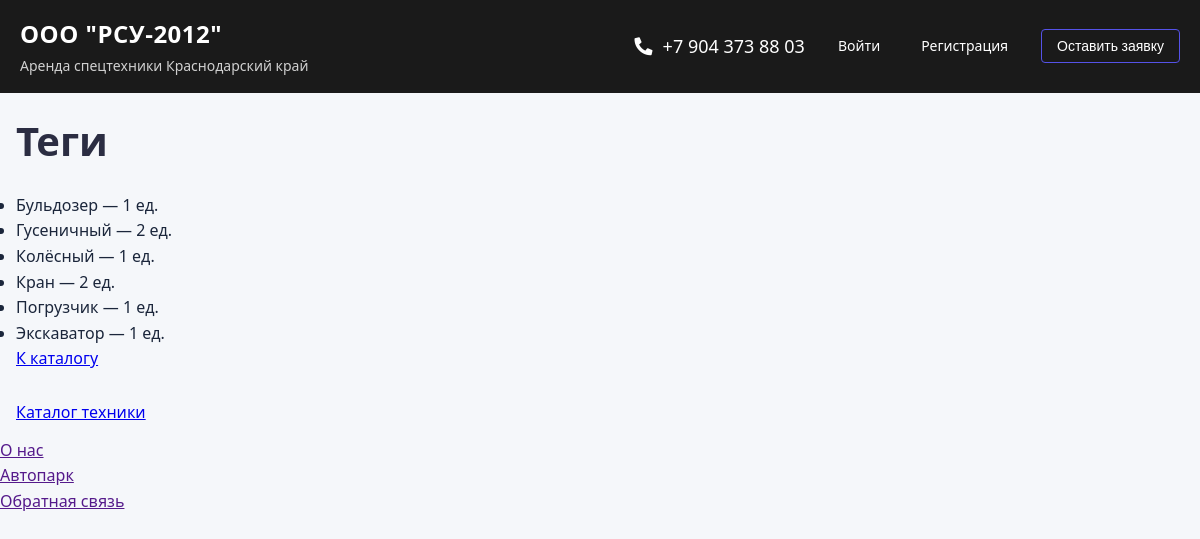
/equipment/tags/, run on an earlier commit of the app's database.
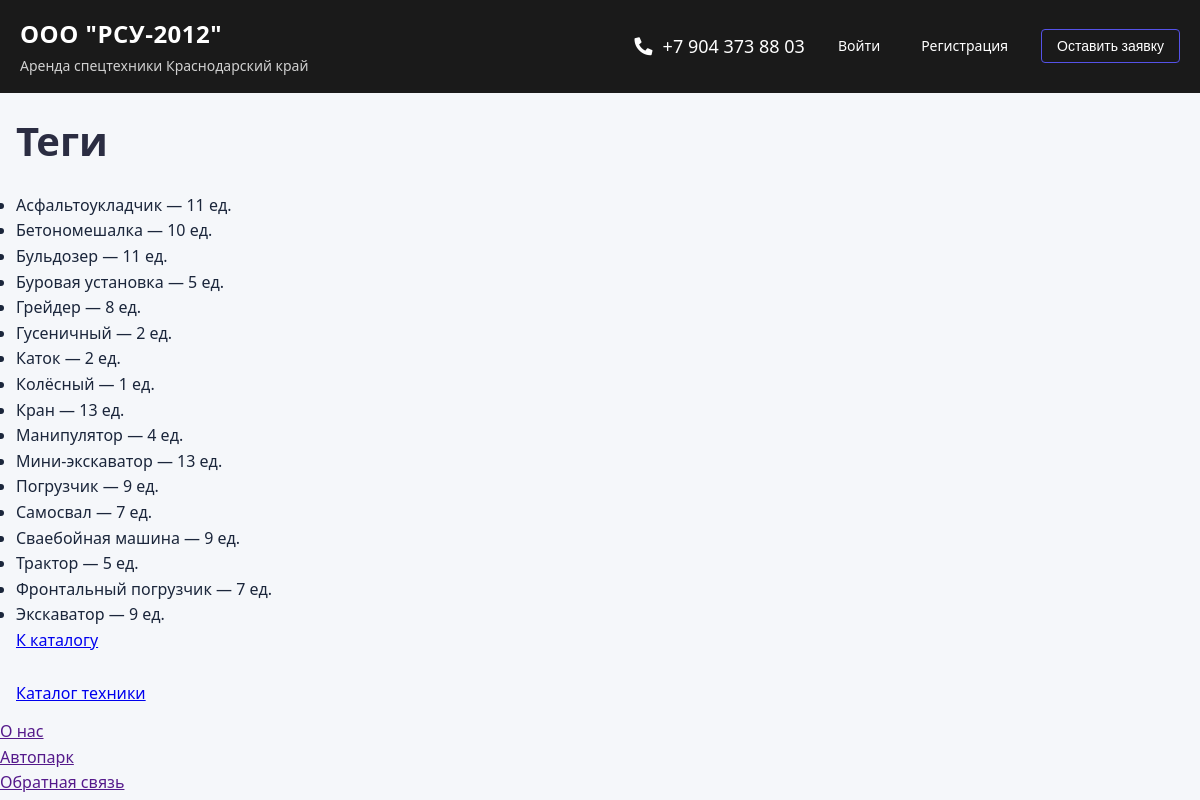
And on a later commit of the database.
### bid/models.py (models this page shows, shortened)
class Tag(models.Model):
    name = models.CharField(max_length=50, unique=True, verbose_name="Тег")
    class Meta:
        verbose_name = 'Тег'
        verbose_name_plural = 'Теги'
        ordering = ['name']
        permissions = [
            ('can_manage_tags', 'Может управлять тегами'),
        ]

### bid/views.py (the view)
# urls.py: path('tags/', views.TagsListView.as_view(), name='tags_list'),
class TagsListView(DataMixin, ListView):
    model = Tag
    template_name = 'bid/tags_list.html'
    context_object_name = 'tags'
    title = 'Теги'
    def get_queryset(self):
        return Tag.objects.annotate(num_equipment=Count('equipment')).order_by('name')

### bid/utils.py (called while the page is built, shortened)
    def get_context_data(self, *, object_list=None, **kwargs):
        if object_list is None and hasattr(self, 'get_queryset'):
            object_list = self.get_queryset()
        context = super().get_context_data(object_list=object_list, **kwargs)
        context['menu'] = MENU
        if self.title:
            context['title'] = self.title
        paginator = context.get('paginator')
        page_obj = context.get('page_obj')
        return context

### homepage/templatetags/footernav.py (called while the page is built)
@register.simple_tag()
def get_categories():
    return views.menu

### templates/bid/tags_list.html
{% extends 'base.html' %}
{% block content %}
<div class="container">
  <h1>{{ title|default:'Теги' }}</h1>
  <ul>
    {% for tag in tags %}
      <li>{{ tag.name }} — {{ tag.num_equipment }} ед.</li>
    {% empty %}
      <li>Тегов пока нет</li>
    {% endfor %}
  </ul>
  <p><a href="{% url 'equipment_list' %}">К каталогу</a></p>
</div>
{% endblock %}

### templates/base.html (shortened to what this page needs)
<!DOCTYPE html>
  <head>
    {% load static %}
    <link type="text/css" href="{% static 'css/homepage.css' %}" rel="stylesheet" />
  </head>
  <body>
    {% include "includes/header.html" %}
    <main>
      <div>
        {% block content %}{% endblock %}
      </div>
    </main>
    <footer>
      <div style="padding:12px 16px">
        <a href="/equipment/">Каталог техники</a>
      </div>
    </footer>
    {% include "includes/footer.html"%}
  </body>
</html>

### templates/includes/header.html (shortened to what this page needs)
<header class="company-header">
  <div class="header-container">
    <div class="company-info">
      <div class="company-brand">
        <span class="brand-name">OOO "РСУ-2012"</span>
        <span class="brand-tagline">Аренда спецтехники Краснодарский край</span>
      </div>
    </div>
    <div class="header-right">
      <div class="company-phone">
        <i class="fas fa-phone-alt"></i> +7 904 373 88 03
      </div>
      <div class="auth-links">
        {% if user.is_authenticated %}
          <a href="{% url 'users:profile' %}" class="auth-link">Профиль</a>
          <a href="{% url 'users:logout' %}" class="auth-link">Выйти</a>
        {% else %}
          <a href="{% url 'users:login' %}" class="auth-link">Войти</a>
          <a href="{% url 'users:register' %}" class="auth-link">Регистрация</a>
        {% endif %}
      </div>
      <button class="occasion-btn">Оставить заявку</button>
    </div>
  </div>
</header>
<link rel="stylesheet" href="https://cdnjs.cloudflare.com/ajax/libs/font-awesome/5.15.4/css/all.min.css">

### templates/includes/footer.html
{% load footernav %}
<footer>
  {% get_categories as categories %}
  <ul>
    {% for cat in categories%}
      <li>
        <a href="">{{ cat }}</a>
      </li>
    {% endfor %}
  </ul>
</footer>

### static/css/homepage.css (style rules this page uses)
h1 { font-size: 2.5rem; font-weight: 700; color: #2b2d42; margin-bottom: 20px; }
* { box-sizing: border-box; margin: 0; padding: 0; font-family: 'Segoe UI', Tahoma, Geneva, Verdana, sans-serif; }
body { background-color: #f5f7fa; color: var(--dark); line-height: 1.6; }
.container { max-width: 1200px; margin: 0 auto; padding: 1rem; }
.company-header { background-color: #1a1a1a; color: #ffffff; padding: 15px 0; font-family: 'Roboto', sans-serif; }
.header-container { max-width: 1200px; margin: 0 auto; display: flex; justify-content: space-between; align-items: center; padding: 0 20px; }
.company-brand { display: flex; flex-direction: column; }
.brand-name { font-size: 24px; font-weight: 700; color: #ffffff; letter-spacing: 0.5px; }
.brand-tagline { font-size: 14px; font-weight: 300; color: #d0d0d0; margin-top: 2px; }
.header-right { display: flex; align-items: center; gap: 20px; }
.company-phone { font-size: 18px; font-weight: 500; display: flex; align-items: center; gap: 10px; }
.fa-phone-alt { color: rgb(255, 255, 255); }
.occasion-btn { background-color: transparent; color: #ffffff; border: 1px solid #5552e8; padding: 8px 15px; font-size: 14px; font-weight: 500; border-radius: 4px; cursor: pointer; transition: all 0.3s ease; font-family: 'Roboto', sans-serif; }
.auth-links { display: flex; gap: 15px; align-items: center; }
.auth-link { color: #ffffff; text-decoration: none; font-size: 14px; font-weight: 500; padding: 8px 12px; border-radius: 4px; transition: all 0.3s ease; border: 1px solid transparent; }

What changed in the data, as far as the page shows it:
added Tag: name "Асфальтоукладчик", num_equipment "11"
added Tag: name "Бетономешалка", num_equipment "10"
computed for Tag "Бульдозер": num_equipment "1" → "11"
added Tag: name "Буровая установка", num_equipment "5"
added Tag: name "Грейдер", num_equipment "8"
added Tag: name "Каток", num_equipment "2"
computed for Tag "Кран": num_equipment "2" → "13"
added Tag: name "Манипулятор", num_equipment "4"
added Tag: name "Мини-экскаватор", num_equipment "13"
computed for Tag "Погрузчик": num_equipment "1" → "9"
added Tag: name "Самосвал", num_equipment "7"
added Tag: name "Сваебойная машина", num_equipment "9"
added Tag: name "Трактор", num_equipment "5"
added Tag: name "Фронтальный погрузчик", num_equipment "7"
computed for Tag "Экскаватор": num_equipment "1" → "9"
